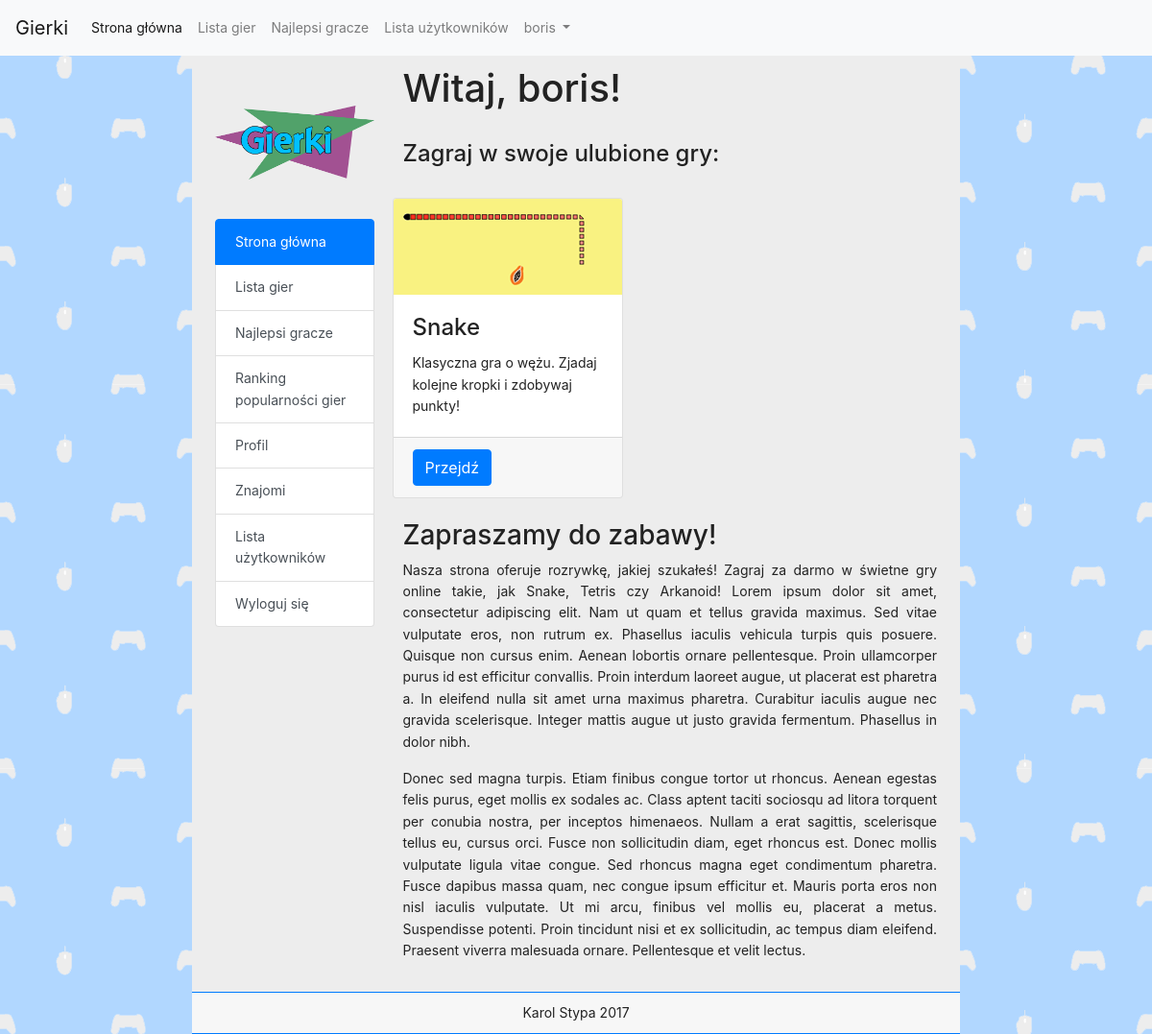
Page / (signed in) on the earlier database version.
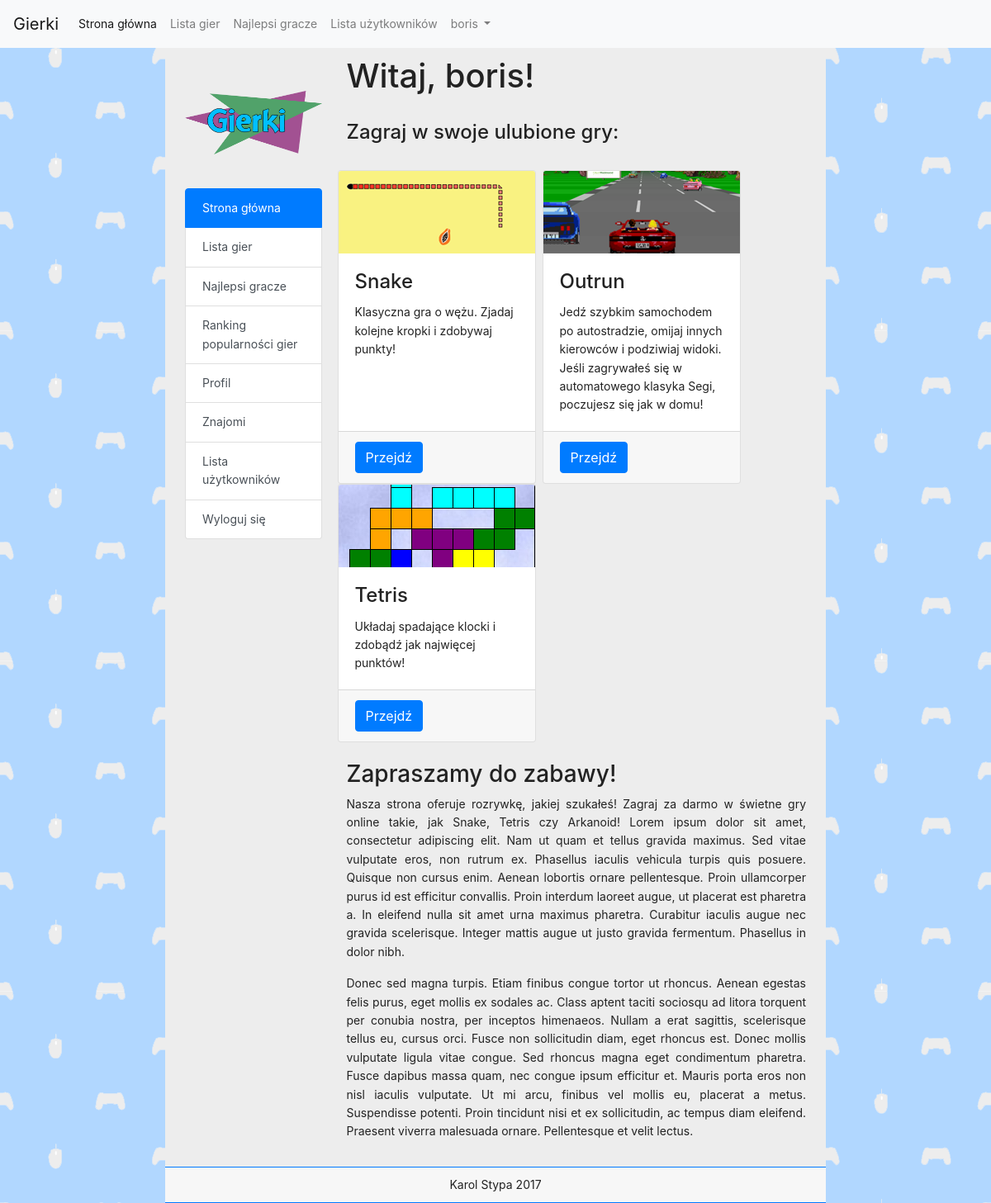
Same page on the later database version.
### tables this page shows
CREATE TABLE `favorites` (
  `id` int(11) NOT NULL,
  `user_id` int(11) NOT NULL,
  `game_id` int(11) NOT NULL
);

CREATE TABLE `games` (
  `id` int(11) NOT NULL,
  `name` varchar(255) NOT NULL,
  `play_count` int(11) NOT NULL,
  `description` varchar(255) NOT NULL,
  `path` varchar(255) NOT NULL,
  `thumbnail` varchar(255) NOT NULL,
  `image1` varchar(255) NOT NULL,
  `image2` varchar(255) NOT NULL
);

### index.php (the view, shortened to what this page needs)
<!DOCTYPE html>
<html>
	<head>
		<link rel="stylesheet" href="https://maxcdn.bootstrapcdn.com/bootstrap/4.0.0-beta.2/css/bootstrap.min.css">
		<link rel="stylesheet" href="./css/style.css">
	</head>
	<body>
		<?php
		include "navbar.php";
		?>
		<div class="container col-md-8 px-4 main">
			<div class="row">
				<div class="col-md-3">
					<div class="logo"></div>
			<?php
			if(isset($_SESSION['loggedin'])) {
				if ($_SESSION['loggedin'])
				{
					$user_result = mysql_query("SELECT `id` from `users` WHERE `login` = '".$_SESSION['login']."' limit 1");
			        $user_id = mysql_fetch_assoc($user_result);
					$uid = $user_id['id'];
					echo '
					<div class="list-group">
						<a class="list-group-item list-group-item-action active" href="./">Strona główna</a>
						<a class="list-group-item list-group-item-action" href="./gameslist.php">Lista gier</a>
						<a class="list-group-item list-group-item-action" href="./highscores.php">Najlepsi gracze</a>
						<a class="list-group-item list-group-item-action" href="./gameslist.php#popularity">Ranking popularności gier</a>
						<a class="list-group-item list-group-item-action" href="./profile.php?id='.$uid.'">Profil</a>
						<a class="list-group-item list-group-item-action" href="./profile.php?id='.$uid.'#friends">Znajomi</a>
						<a class="list-group-item list-group-item-action" href="./userslist.php">Lista użytkowników</a>';
					echo '<a class="list-group-item list-group-item-action" href="./?logout=1">Wyloguj się</a>
					</div></div>';
					echo '
					<div class="col-md-9">
					<h1>Witaj, '.$_SESSION['login'].'!</h1>
					<br>
					<h4>Zagraj w swoje ulubione gry:</h4>';
					$fav_select_query = "SELECT A.game_id, B.thumbnail, B.description, B.name as game
                                                FROM favorites A
                                                JOIN games B
                                                ON B.id = A.game_id
                                                WHERE A.user_id = ".$uid."
                                                ORDER BY B.id ASC";
                    $fav_select_result = mysql_query($fav_select_query);
					echo '<br><div class="row">';
                    while($row = mysql_fetch_assoc($fav_select_result)) {
						echo '
						<div class="card mx-1" style="width:15rem">
							<img class="card-img-top" src="'.$row['thumbnail'].'" alt="Game thumbnail">
							<div class="card-body">
								<h4 class="card-title">'.$row['game'].'</h4>
								<p class="card-text">'.$row['description'].'</p>
							</div>
							<div class="card-footer">
								<a href="game.php?id='.$row['game_id'].'" class="btn btn-primary">Przejdź</a>
							</div>
						</div>';
                    }
					echo '</div>';
					?>
					<br>
					<h3>Zapraszamy do zabawy!</h3>
					<p class="text-justify">Nasza strona oferuje rozrywkę, jakiej szukałeś! Zagraj za darmo w świetne gry online takie, jak Snake, Tetris czy Arkanoid!
						Lorem ipsum dolor sit amet, consectetur adipiscing elit. Nam ut quam et tellus gravida maximus. Sed vitae vulputate eros, non rutrum ex.
						Phasellus iaculis vehicula turpis quis posuere. Quisque non cursus enim. Aenean lobortis ornare pellentesque.
						Proin ullamcorper purus id est efficitur convallis. Proin interdum laoreet augue, ut placerat est pharetra a.
						In eleifend nulla sit amet urna maximus pharetra. Curabitur iaculis augue nec gravida scelerisque.
						Integer mattis augue ut justo gravida fermentum. Phasellus in dolor nibh.</p>
					<p class="text-justify">
						Donec sed magna turpis. Etiam finibus congue tortor ut rhoncus. Aenean egestas felis purus, eget mollis ex sodales ac.
						Class aptent taciti sociosqu ad litora torquent per conubia nostra, per inceptos himenaeos.
						Nullam a erat sagittis, scelerisque tellus eu, cursus orci. Fusce non sollicitudin diam, eget rhoncus est.
						Donec mollis vulputate ligula vitae congue. Sed rhoncus magna eget condimentum pharetra. Fusce dapibus massa quam,
						nec congue ipsum efficitur et. Mauris porta eros non nisl iaculis vulputate. Ut mi arcu, finibus vel mollis eu,
						placerat a metus. Suspendisse potenti. Proin tincidunt nisi et ex sollicitudin, ac tempus diam eleifend.
						Praesent viverra malesuada ornare. Pellentesque et velit lectus.</p>
					</div>
					<?php
				}
			}
			?>
			</div>
		</div>
	</body>
</html>

Differences in the rows shown:
added favorites: game.thumbnail (picture), game.name "Outrun", game.description "Jedź szybkim samochodem po autostradzie, omijaj innych kierowców i podziwiaj widoki. Jeśli zagrywałeś się w automatowego klasyka Segi, poczujesz się jak w domu!"
added favorites: game.thumbnail (picture), game.name "Tetris", game.description "Układaj spadające klocki i zdobądź jak najwięcej punktów!"
